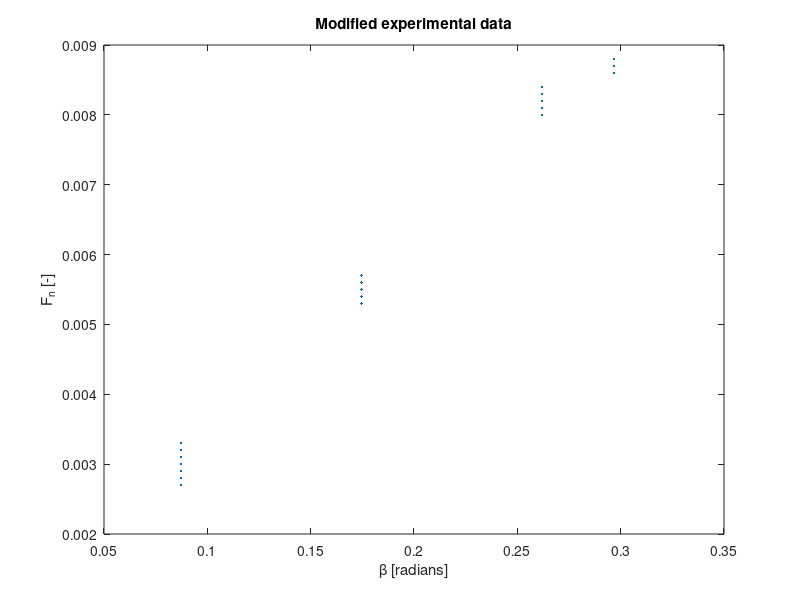

MATLAB code to generate this figure: (Note: this script raises an error after producing the figure.)
clc
close all
clearvars

%% DANAERO experiment
N_data = 20;  % Number of available dataset
F_max = 0.01; % Maximum azimuthally averaged spanwise force (N)
% Normal force (experimental data) in Newtons
F_n = [0.27; 0.28; 0.29; 0.3; 0.31 ; 0.32; 0.33;  0.53; 0.54; 0.55; ...
        0.56; 0.57; 0.80; 0.81; 0.82; 0.83; 0.84; 0.86; 0.87; 0.88]*F_max;
%From BEM code
% Beta angle distribution
beta_r = [5; 10; 15; 17]*(pi/180); % in radians
beta = repelem(beta_r,[7 5 5 3]); % assuming constant across distribution
% Chord distribution
c_r = [0.9; 0.6; 0.4; 0.3];
c = repelem(c_r,[7 5 5 3]); % assuming constant across distribution
% Relative velocity distribution
v_r = [22; 35; 50; 56];
v = repelem(v_r,[7 5 5 3]); % assuming constant across distribution

% DANAERO plot (modified)
figure
plot(beta,F_n,'.')
xlabel('\beta [radians]')
ylabel('F_{n} [-]')
title('Modified experimental data')

%% Frequentist approach
format compact
format long
p = 2; % Number of parameters to calibrate
A = zeros(N_data,p); % size of design matrix, normally N_data>p
q_test = eye(p,p);
for i=1:p
    A(:,i) = dan_model(q_test(i,:),beta);
end

q_freq = regress(F_n,A);
F_n_OLS = dan_model(q_freq,beta);
%% Bayesian approach
% start uqlab
uqlab

% Model settings
ModelOpts.mFile = 'dan_model_vectorized';
% pass design matrix as parameter to the M-file
ModelOpts.Parameters   = A; 
ModelOpts.isVectorized = true;
myForwardModel = uq_createModel(ModelOpts);
 
% Prior
% Note that the range needs to be a good estimate
PriorOpts.Marginals(1).Name = 'dL*';
PriorOpts.Marginals(1).Type = 'Uniform';
PriorOpts.Marginals(1).Parameters = [0,4e-2];
% 
PriorOpts.Marginals(2).Name = 'dD*';
PriorOpts.Marginals(2).Type = 'Gaussian';
PriorOpts.Marginals(2).Parameters = [4e-4,1e-3];
% 
myPriorDist = uq_createInput(PriorOpts);


% Display input properties
uq_print(myPriorDist);
uq_display(myPriorDist);

% Discrepancy
DiscrepancyOpts.Type = 'Gaussian';
DiscrepancyOpts.Parameters = 1e-6;
BayesOpts.Discrepancy = DiscrepancyOpts;

% Experimental data
myData.y       = F_n'; % note: UQLab uses a row vector here
myData.Name    = 'measurement data';
BayesOpts.Data = myData;
BayesOpts.Type = 'Inversion';


% MCMC parameters
BayesOpts.Solver.Type = 'MCMC';
% MCMC algorithms available in UQLab
MH = 1; % Metropolis-Hastings
AM = 0; % Adaptive Metropolis
AIES = 0; % Affine invariant ensemble
HMC = 0; % Hamilton Monte Carlo  

if (MH==1)
    BayesOpts.Solver.MCMC.Sampler = 'MH';
    BayesOpts.Solver.MCMC.Steps = 1e4;
    BayesOpts.Solver.MCMC.NChains = 1e2;
    BayesOpts.Solver.MCMC.T0 = 1e1;
end

if (AM==1)
    BayesOpts.Solver.MCMC.Sampler = 'AM';
    BayesOpts.Solver.MCMC.Steps = 1e4;
    BayesOpts.Solver.MCMC.NChains = 1e2;
    BayesOpts.Solver.MCMC.T0 = 1e1;
    BayesOpts.Solver.MCMC.Epsilon = 1e-4;
end

if (AIES==1)
    BayesOpts.Solver.MCMC.Sampler = 'AIES';
    BayesOpts.Solver.MCMC.Steps = 1e3;
    BayesOpts.Solver.MCMC.NChains = 1e2;
    BayesOpts.Solver.MCMC.T0 = 1e2;
end

if (HMC==1)
    BayesOpts.Solver.MCMC.Sampler = 'HMC';
    BayesOpts.Solver.MCMC.LeapfrogSteps = 1e3;
    BayesOpts.Solver.MCMC.LeapfrogSize = 0.01;
    BayesOpts.Solver.MCMC.Mass = 1;
end

% Post-processing
myBayesianAnalysis = uq_createAnalysis(BayesOpts);
uq_print(myBayesianAnalysis)
uq_display(myBayesianAnalysis)
uq_display(myBayesianAnalysis, 'meanConvergence', 'all')
uq_display(myBayesianAnalysis, 'trace', 'all')
uq_display(myBayesianAnalysis, 'acceptance', 'true')

%Point value for Q[q1, q2]
uq_postProcessInversion(myBayesianAnalysis,'pointEstimate', 'MAP')
uq_postProcessInversion(myBayesianAnalysis,'gelmanRubin', 'true')
% get the Maximum a Posteriori value (MAP)
q_Bayes = myBayesianAnalysis.Results.PostProc.PointEstimate.X;
F_n_Bayes = dan_model(q_Bayes,beta);


%% Post-processing

cl_freq = (q_freq(1)./0.5*1.225.*v_r.*c_r)
cd_freq = (q_freq(2)./0.5*1.225.*v_r.*c_r)

cl_bayes = (myBayesianAnalysis.Results.PostProc.PointEstimate.X(1)./0.5*1.225.*v_r.*c_r) % MAP
cd_bayes = (myBayesianAnalysis.Results.PostProc.PointEstimate.X(2)./0.5*1.225.*v_r.*c_r) % MAP


figure
plot(beta, F_n, 'kx')
hold on
plot(beta,F_n_OLS, 'g--x')
hold on
plot(beta,F_n_Bayes, 'r--o')
xlabel('\beta [radians]')
ylabel('F_{n} [-]')
title('Experiment vs. Frequentist vs. Bayesian')
legend('measurement data','OLS','Bayesian');

